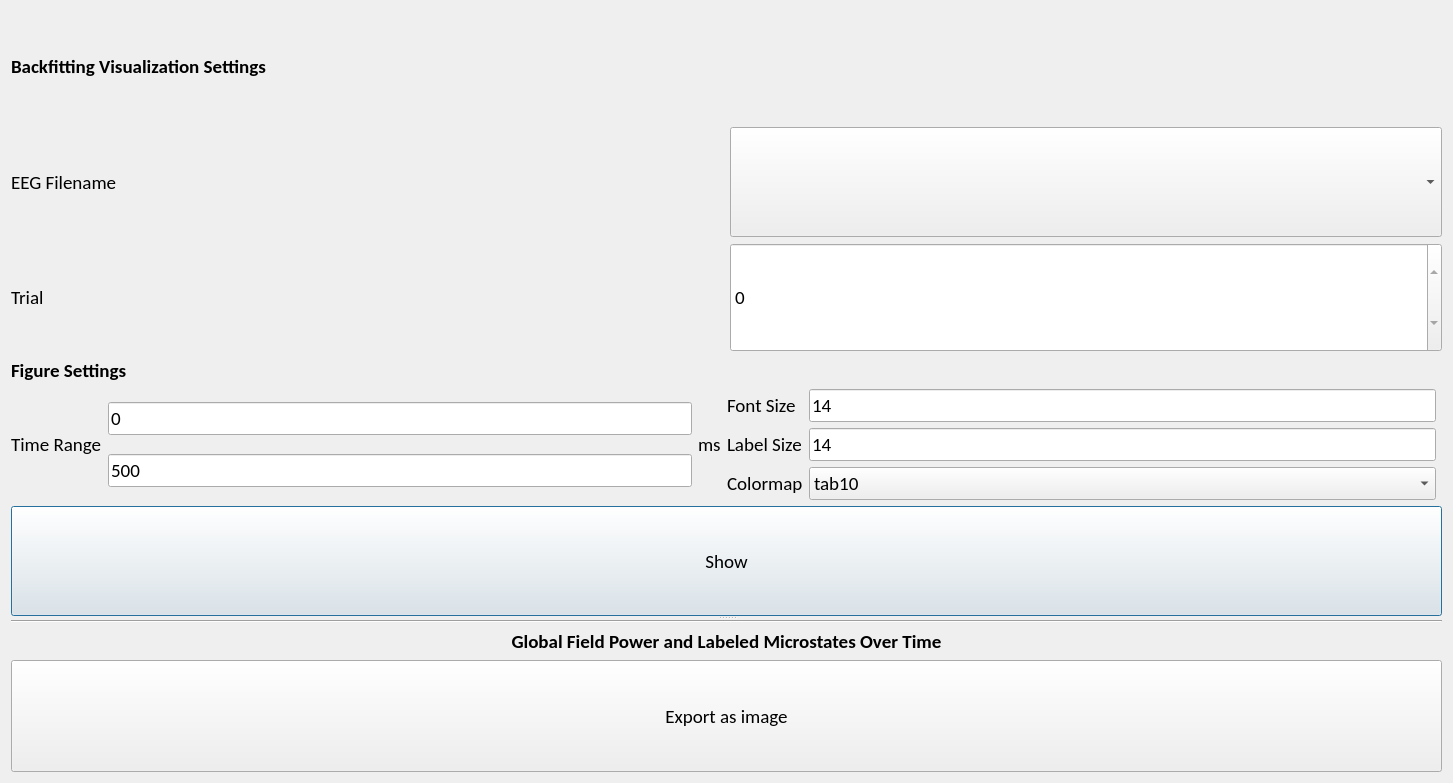
<?xml version="1.0" encoding="UTF-8"?>
<ui version="4.0">
 <class>Dialog</class>
 <widget class="QDialog" name="Dialog">
  <property name="geometry">
   <rect>
    <x>0</x>
    <y>0</y>
    <width>1453</width>
    <height>783</height>
   </rect>
  </property>
  <property name="font">
   <font>
    <family>Calibri</family>
    <pointsize>14</pointsize>
   </font>
  </property>
  <property name="windowTitle">
   <string>Dialog</string>
  </property>
  <layout class="QGridLayout" name="gridLayout_2">
   <item row="0" column="0">
    <widget class="QSplitter" name="splitter">
     <property name="orientation">
      <enum>Qt::Vertical</enum>
     </property>
     <widget class="QWidget" name="layoutWidget">
      <layout class="QGridLayout" name="gridLayout">
       <item row="0" column="0" colspan="2">
        <layout class="QGridLayout" name="gridLayout_3">
         <item row="0" column="0" colspan="2">
          <widget class="QLabel" name="settings_label">
           <property name="font">
            <font>
             <weight>75</weight>
             <bold>true</bold>
            </font>
           </property>
           <property name="text">
            <string>Backfitting Visualization Settings</string>
           </property>
          </widget>
         </item>
         <item row="1" column="0">
          <widget class="QLabel" name="eeg_filenames_label">
           <property name="text">
            <string>EEG Filename</string>
           </property>
          </widget>
         </item>
         <item row="1" column="1">
          <widget class="QComboBox" name="eeg_filenames_combobox">
           <property name="sizePolicy">
            <sizepolicy hsizetype="Preferred" vsizetype="Preferred">
             <horstretch>0</horstretch>
             <verstretch>0</verstretch>
            </sizepolicy>
           </property>
          </widget>
         </item>
         <item row="2" column="1">
          <widget class="QSpinBox" name="num_trials_spinbox">
           <property name="sizePolicy">
            <sizepolicy hsizetype="Preferred" vsizetype="Preferred">
             <horstretch>0</horstretch>
             <verstretch>0</verstretch>
            </sizepolicy>
           </property>
           <property name="minimum">
            <number>0</number>
           </property>
           <property name="maximum">
            <number>0</number>
           </property>
           <property name="value">
            <number>0</number>
           </property>
          </widget>
         </item>
         <item row="2" column="0">
          <widget class="QLabel" name="num_trials_label">
           <property name="text">
            <string>Trial</string>
           </property>
          </widget>
         </item>
         <item row="4" column="0" colspan="2">
          <layout class="QGridLayout" name="gridLayout_4">
           <item row="1" column="0">
            <layout class="QGridLayout" name="gridLayout_6">
             <item row="1" column="1">
              <widget class="QLineEdit" name="xlim_max_input">
               <property name="text">
                <string>500</string>
               </property>
              </widget>
             </item>
             <item row="0" column="1">
              <widget class="QLineEdit" name="xlim_min_input">
               <property name="text">
                <string>0</string>
               </property>
              </widget>
             </item>
             <item row="0" column="2" rowspan="2">
              <widget class="QLabel" name="ms_label">
               <property name="text">
                <string>ms</string>
               </property>
              </widget>
             </item>
             <item row="0" column="0" rowspan="2">
              <widget class="QLabel" name="time_label">
               <property name="text">
                <string>Time Range</string>
               </property>
              </widget>
             </item>
            </layout>
           </item>
           <item row="1" column="1">
            <layout class="QGridLayout" name="gridLayout_7">
             <item row="0" column="0">
              <widget class="QLabel" name="font_size_label">
               <property name="text">
                <string>Font Size</string>
               </property>
              </widget>
             </item>
             <item row="2" column="0">
              <widget class="QLabel" name="colormap_label">
               <property name="text">
                <string>Colormap</string>
               </property>
              </widget>
             </item>
             <item row="1" column="0">
              <widget class="QLabel" name="label_size_label">
               <property name="text">
                <string>Label Size</string>
               </property>
              </widget>
             </item>
             <item row="0" column="1">
              <widget class="QLineEdit" name="font_size_input">
               <property name="sizePolicy">
                <sizepolicy hsizetype="Preferred" vsizetype="Preferred">
                 <horstretch>0</horstretch>
                 <verstretch>0</verstretch>
                </sizepolicy>
               </property>
               <property name="text">
                <string>14</string>
               </property>
               <property name="maxLength">
                <number>3</number>
               </property>
              </widget>
             </item>
             <item row="1" column="1">
              <widget class="QLineEdit" name="label_size_input">
               <property name="text">
                <string>14</string>
               </property>
               <property name="maxLength">
                <number>3</number>
               </property>
              </widget>
             </item>
             <item row="2" column="1">
              <widget class="QComboBox" name="colormap_combobox">
               <item>
                <property name="text">
                 <string>tab10</string>
                </property>
               </item>
               <item>
                <property name="text">
                 <string>Set1</string>
                </property>
               </item>
               <item>
                <property name="text">
                 <string>Set2</string>
                </property>
               </item>
               <item>
                <property name="text">
                 <string>Dark2</string>
                </property>
               </item>
               <item>
                <property name="text">
                 <string>Accent</string>
                </property>
               </item>
              </widget>
             </item>
            </layout>
           </item>
           <item row="0" column="0" colspan="3">
            <widget class="QLabel" name="figure_settings_label">
             <property name="font">
              <font>
               <weight>75</weight>
               <bold>true</bold>
              </font>
             </property>
             <property name="text">
              <string>Figure Settings</string>
             </property>
            </widget>
           </item>
          </layout>
         </item>
         <item row="5" column="0" colspan="2">
          <widget class="QPushButton" name="show_backfitting_button">
           <property name="sizePolicy">
            <sizepolicy hsizetype="Preferred" vsizetype="Preferred">
             <horstretch>0</horstretch>
             <verstretch>0</verstretch>
            </sizepolicy>
           </property>
           <property name="text">
            <string>Show</string>
           </property>
          </widget>
         </item>
        </layout>
       </item>
      </layout>
     </widget>
     <widget class="QWidget" name="layoutWidget">
      <layout class="QVBoxLayout" name="Microstate_Layout">
       <item>
        <widget class="Line" name="line">
         <property name="orientation">
          <enum>Qt::Horizontal</enum>
         </property>
        </widget>
       </item>
       <item>
        <widget class="QLabel" name="microstate_label">
         <property name="sizePolicy">
          <sizepolicy hsizetype="Preferred" vsizetype="Maximum">
           <horstretch>0</horstretch>
           <verstretch>0</verstretch>
          </sizepolicy>
         </property>
         <property name="font">
          <font>
           <pointsize>14</pointsize>
           <weight>75</weight>
           <bold>true</bold>
          </font>
         </property>
         <property name="text">
          <string>Global Field Power and Labeled Microstates Over Time</string>
         </property>
         <property name="alignment">
          <set>Qt::AlignCenter</set>
         </property>
        </widget>
       </item>
       <item>
        <layout class="QVBoxLayout" name="Figure_Layout"/>
       </item>
       <item>
        <widget class="QPushButton" name="export_backfitting_image_button">
         <property name="sizePolicy">
          <sizepolicy hsizetype="Preferred" vsizetype="Preferred">
           <horstretch>0</horstretch>
           <verstretch>0</verstretch>
          </sizepolicy>
         </property>
         <property name="text">
          <string>Export as image</string>
         </property>
        </widget>
       </item>
      </layout>
     </widget>
    </widget>
   </item>
  </layout>
 </widget>
 <resources/>
 <connections/>
</ui>
